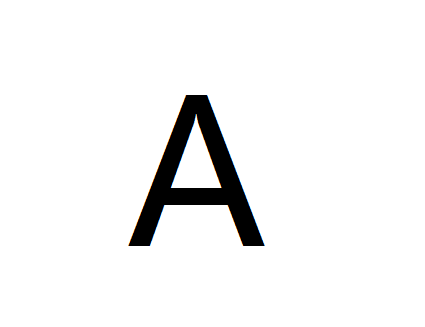
%> input picture matlab/A.png, 425 x 327 px
$ octave demo_2.m   (GNU Octave 9; MATLAB toolbox functions it lacks are replaced by stand-ins)
%> lines starting %> are read from the running program, lines starting %| are printed output that depends on the picture; in (x1, y1, x2, y2) boxes, pixels count from 0 and x2, y2 are one past the last pixel; in counts of white or black regions, pixels touching at a corner belong together; the program's own positions count from 1
### matlab/bdry_extract_3.m
function [x,y,t,c]=bdry_extract_3(V);
% [7 lines of commented-out code are left out]
Vg=V; % if no smoothing is needed
c=contourc(Vg,[.5 .5]);
[G1,G2]=gradient(Vg);

% need to deal with multiple contours (for objects with holes)
fz=c(1,:)~=0.5;
c(:,find(~fz))=NaN;
B=c(:,find(fz));

npts=size(B,2);
t=zeros(npts,1);
for n=1:npts
   x0=round(B(1,n));
   y0=round(B(2,n));
   t(n)=atan2(G2(y0,x0),G1(y0,x0))+pi/2;
end

x=B(1,:)';
y=B(2,:)';

### matlab/demo_2.m
% Shape Context Demo #2
% MNIST digits

% load in the digit database (only needs to be done once per session)
if ~(exist('train_data')&exist('label_train'))
   load digit_100_train_easy;
%   load digit_100_train_hard;
end

% choose which two digits to compare:
mm=26;
nn=27;

%%%
%%%Define flags and parameters:
%%%
display_flag=1;
affine_start_flag=1;
polarity_flag=1;
nsamp=100;
eps_dum=0.25;
ndum_frac=0.25;
mean_dist_global=[];
ori_weight=0.1;
nbins_theta=12;
nbins_r=5;
r_inner=1/8;
r_outer=2;
tan_eps=1.0;
n_iter=6;
beta_init=1;
r=1; % annealing rate
w=4;
sf=2.5;

cmap=flipud(gray);

%%%
%%% image loading
%%%
V1 = imread('A.png');
%> V1 is the input picture: size 327x425x3 uint8; mean R, G, B 242.4, 242.4, 242.4
%V1=reshape(train_data(mm,:),28,28)';
V1=imresize(V1,sf,'bil');
%> V1: size 818x1063x3 uint8
V1 = double(rgb2gray(V1));
%> V1: size 818x1063 double
%V2=reshape(train_data(nn,:),28,28)';
V2 = imread('A_hand.png');
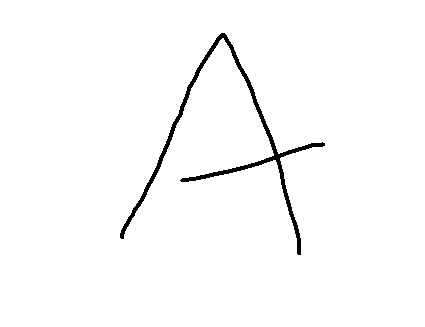
%> input picture matlab/A_hand.png, 425 x 327 px
%> V2 is the input picture: size 327x425x3 uint8; 98.2% white; 1 black region, box (x1, y1, x2, y2) and area: (120, 33, 325, 255) 2454
V2 = double(rgb2gray(V2));
V2 = imresize(V2,sf,'bil');
%> V2: size 818x1063 double
[N1,N2]=size(V1);
%> N1 = 818; N2 = 1063

if display_flag
   figure(1)
   subplot(2,2,1)
   imagesc(V1);axis('image')
   title(int2str(mm))
   subplot(2,2,2)
   imagesc(V2);axis('image')
   title(int2str(nn))
   colormap(cmap)
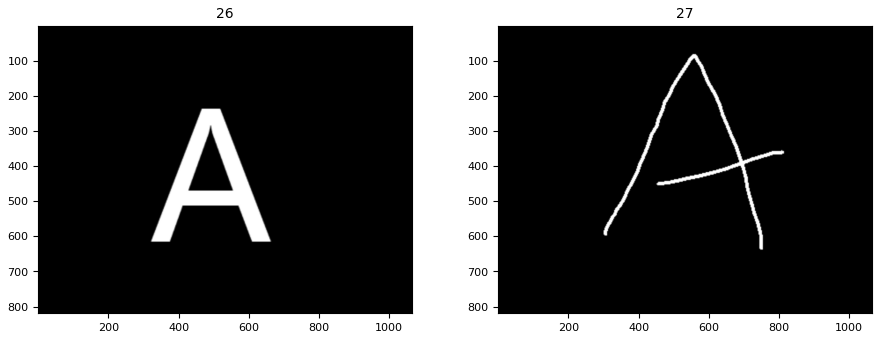
%> figure redrawn from the program's plot data, 2 panels
   drawnow
end

%%%
%%% edge detection
%%%
[x2,y2,t2]=bdry_extract_3(V2);
%> in bdry_extract_3, `[G1,G2]=gradient(Vg);`:
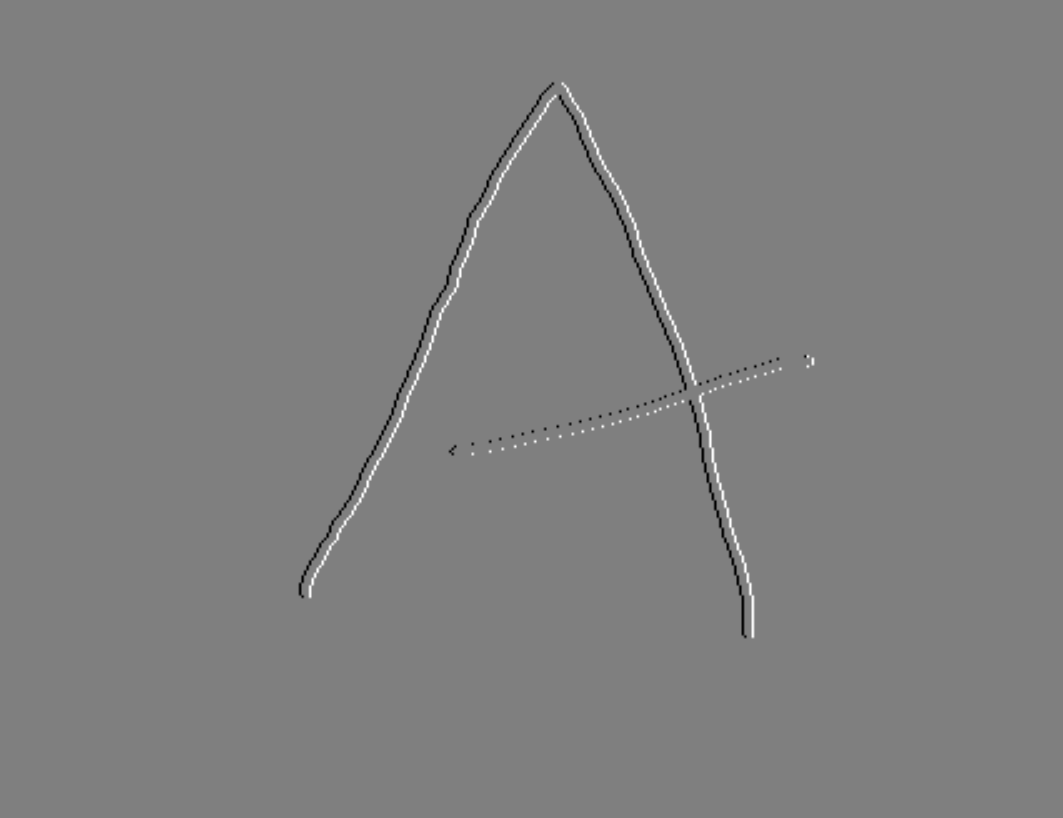
%> G1: size 818x1063 double; min -102, max 102, mean 0; drawn with min black and max white
%> in bdry_extract_3, `fz=c(1,:)~=0.5;`: fz = 3874 logical values, 3873 true
%> in bdry_extract_3, `npts=size(B,2);`: npts = 3873
%> the loop in bdry_extract_3, `for n=1:npts` made 3873 passes
%> (x0, y0) on passes 1 to 3: (555, 85), (555, 85), (556, 85)
%> after the loop in bdry_extract_3, `for n=1:npts`: t = 3873 values, max 4.71 at index 452, min -1.57 at index 3846, mean 2.22
%> in bdry_extract_3, `x=B(1,:)';`: x = 3873 values, max 812 at index 589, min 302 at index 3111, mean 564.8
%> in bdry_extract_3, `y=B(2,:)';`: y = 3873 values, max 637 at index 1033, min 84.98 at index 2, mean 359.2
%> x2 has the same summary as x in bdry_extract_3; y2 has the same summary as y in bdry_extract_3; t2 has the same summary as t in bdry_extract_3
nsamp2=length(x2);
%> nsamp2 = 3873
if nsamp2>=nsamp
%> (the run ends here)
